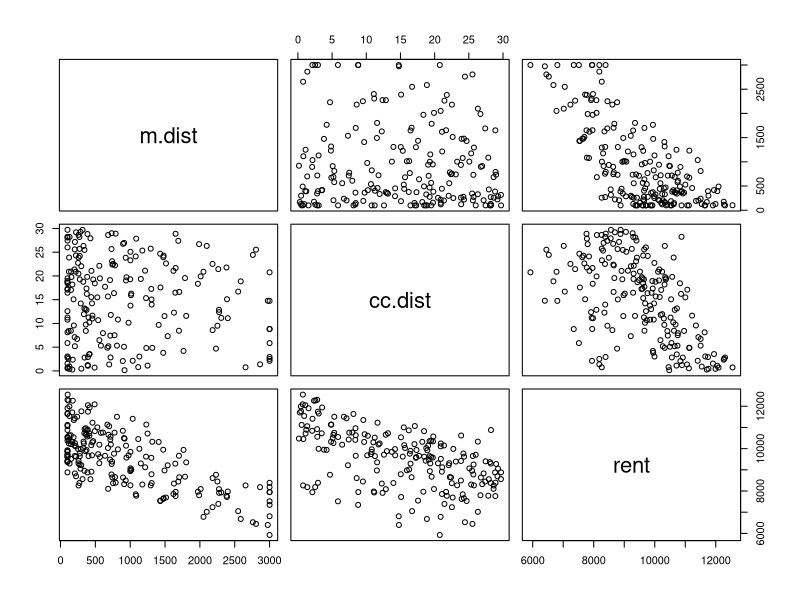
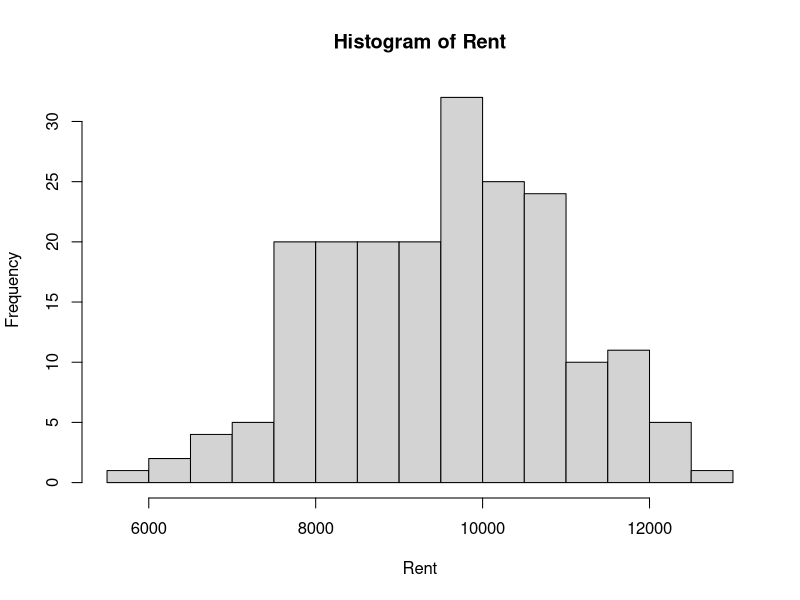
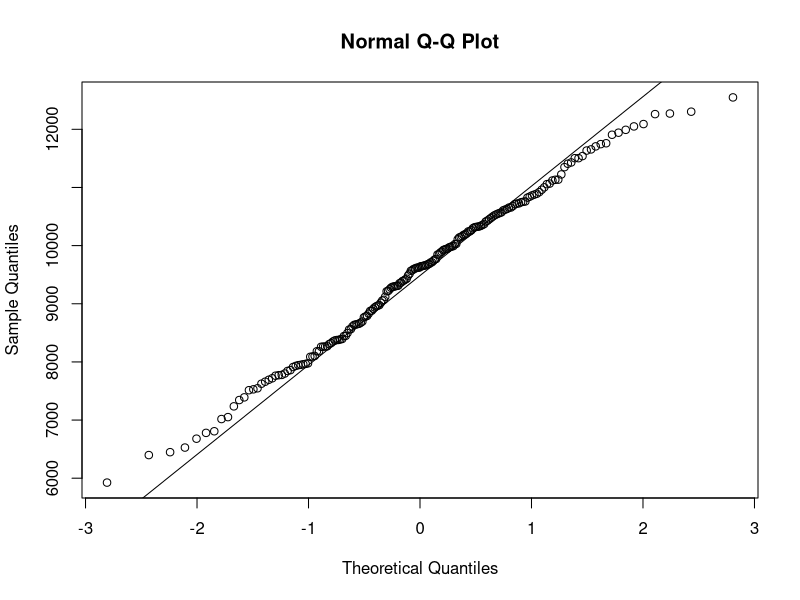
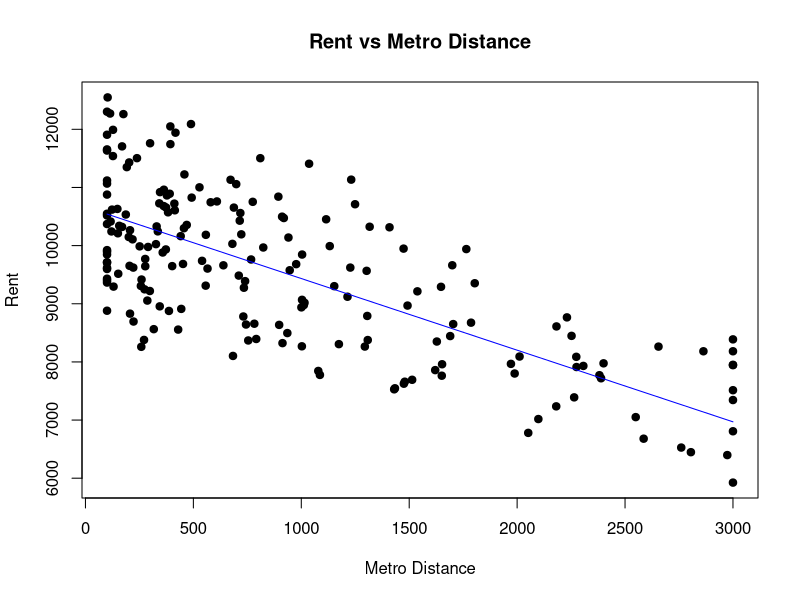
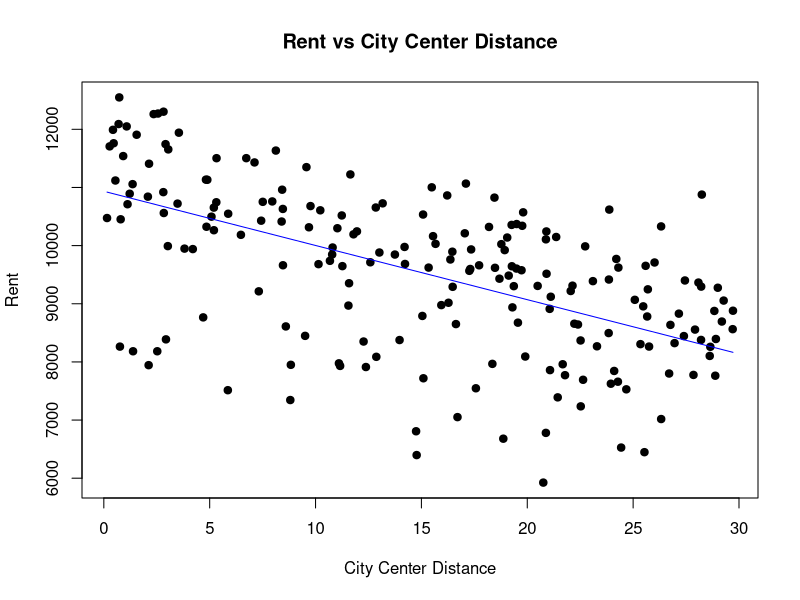
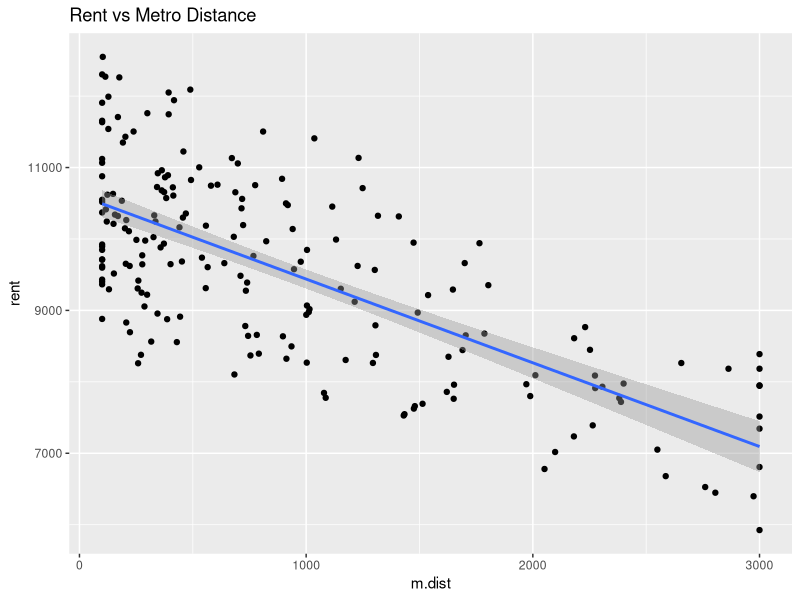
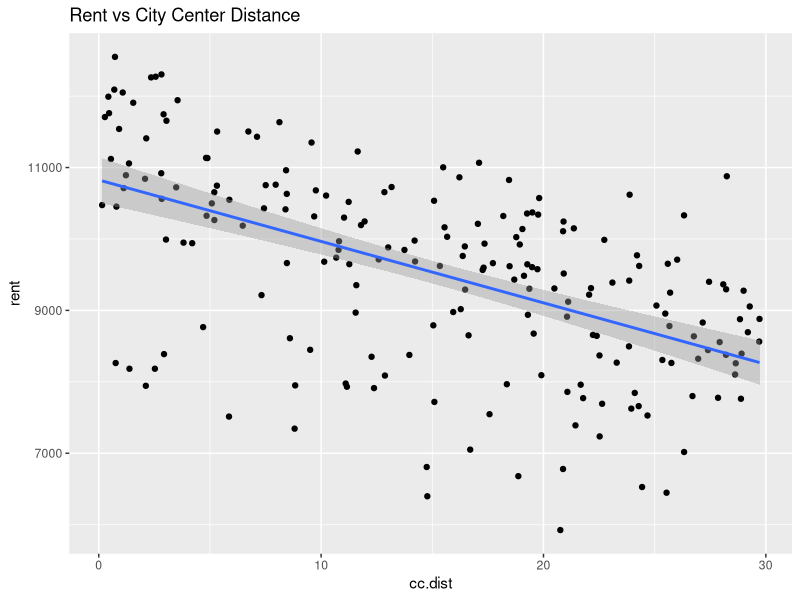
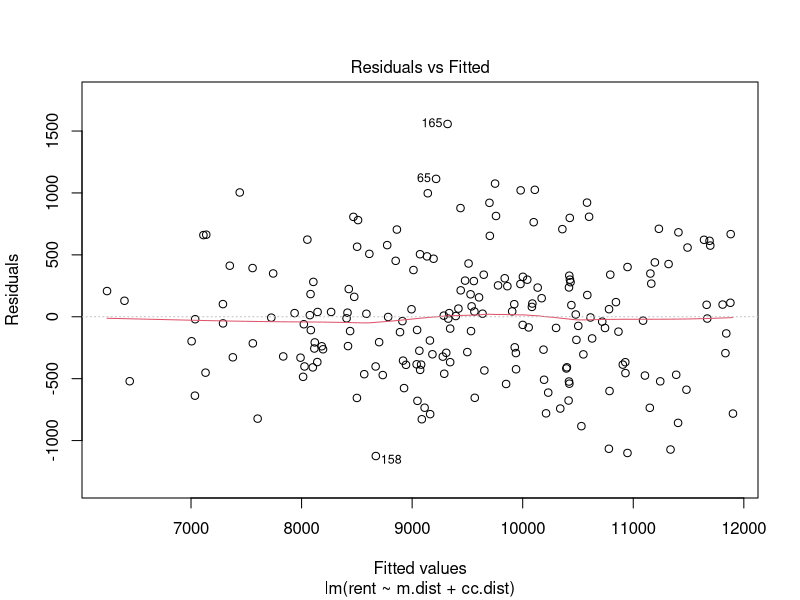

These figures' R source, in order:
### IMPORT DATA ###
setwd("C:/Users/Ayaan Dutt/OneDrive/Desktop/College/Statistical Models")
data <- read.csv("res_data_Ayaan.csv", na.strings = c("", " ", "na", "NA", "N/A"))
head(data)
plot(data)

### DATA DISTRIBUTION (NORMALITY TESTING) ###
hist(data$rent, 10, xlab = "Rent", ylab = "Frequency", main = "Histogram of Rent")

qqnorm(data$rent); qqline(data$rent)
shapiro.test(data$rent)

# Shapiro test failed (p = 0.287)
# QQ-norm plot shows a good fit
# 
# Hence, the data can be considered to be normally distributed we can use a simple linear model

### LINEAR MODEL ###
# We have tested a linear model of the form: rent = b0 + b1*m.dist + b2*cc.dist
mod = lm(rent ~ m.dist + cc.dist, data=data)
summary(mod)
confint(mod)

# Extract coefficients
b0 = coef(mod)["(Intercept)"]
b1 = coef(mod)["m.dist"]
b2 = coef(mod)["cc.dist"]

# Mean m.dist and cc.dist
m.mean <- mean(data$m.dist)
cc.mean <- mean(data$cc.dist)

### PLOTS ###

# Rent vs Metro Distance
plot(data$m.dist, data$rent, pch = 19,
     xlab = "Metro Distance", ylab = "Rent", main = "Rent vs Metro Distance")
curve((b0 + b1*x + b2*cc.mean), add=T, col='blue')

# Rent vs City Center Distance
plot(data$cc.dist, data$rent, pch = 19,
     xlab = "City Center Distance", ylab = "Rent", main = "Rent vs City Center Distance")
curve((b0 + b1*m.mean + b2*x), add=T, col='blue')

# Alternative plots using ggplot2
library(ggplot2)

ggplot(data, aes(x = m.dist, y = rent)) + 
  geom_point() +
  geom_smooth(method = "lm") +
  ggtitle("Rent vs Metro Distance")

ggplot(data, aes(x = cc.dist, y = rent)) + 
  geom_point() +
  geom_smooth(method = "lm") +
  ggtitle("Rent vs City Center Distance")

### MODEL CHECKING ###
plot(mod)









